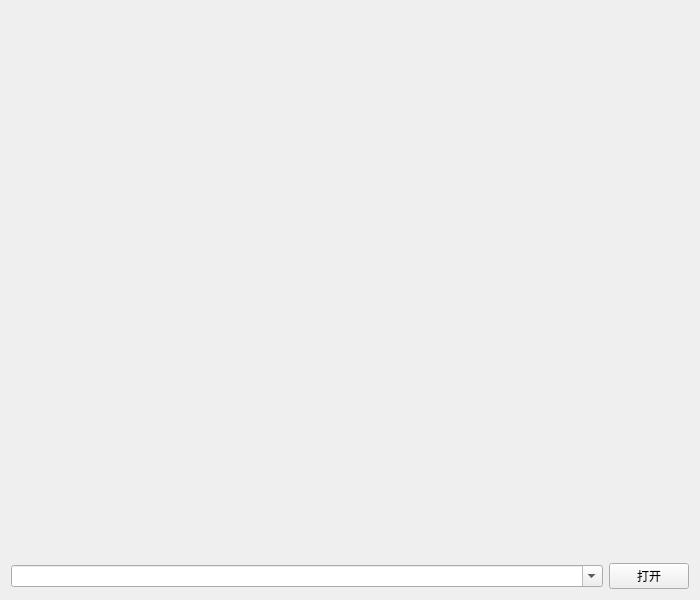
<?xml version="1.0" encoding="UTF-8"?>
<ui version="4.0">
 <class>Widget</class>
 <widget class="QWidget" name="Widget">
  <property name="geometry">
   <rect>
    <x>0</x>
    <y>0</y>
    <width>700</width>
    <height>600</height>
   </rect>
  </property>
  <property name="windowTitle">
   <string>Widget</string>
  </property>
  <layout class="QVBoxLayout" name="verticalLayout">
   <item>
    <widget class="MpvWidget" name="playWidget" native="true">
     <property name="sizePolicy">
      <sizepolicy hsizetype="Preferred" vsizetype="Expanding">
       <horstretch>0</horstretch>
       <verstretch>0</verstretch>
      </sizepolicy>
     </property>
    </widget>
   </item>
   <item>
    <layout class="QHBoxLayout" name="horizontalLayout">
     <item>
      <widget class="QComboBox" name="cboxUrl">
       <property name="sizePolicy">
        <sizepolicy hsizetype="Expanding" vsizetype="Fixed">
         <horstretch>0</horstretch>
         <verstretch>0</verstretch>
        </sizepolicy>
       </property>
       <property name="editable">
        <bool>true</bool>
       </property>
      </widget>
     </item>
     <item>
      <widget class="QPushButton" name="btnOpen">
       <property name="text">
        <string>打开</string>
       </property>
      </widget>
     </item>
    </layout>
   </item>
  </layout>
 </widget>
 <customwidgets>
  <customwidget>
   <class>MpvWidget</class>
   <extends>QWidget</extends>
   <header>mpv.h</header>
   <container>1</container>
  </customwidget>
 </customwidgets>
 <resources/>
 <connections/>
</ui>
